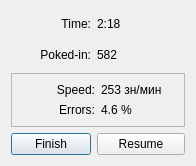
<?xml version="1.0" encoding="UTF-8"?>
<ui version="4.0">
 <class>ResultDlg</class>
 <widget class="QDialog" name="ResultDlg">
  <property name="geometry">
   <rect>
    <x>0</x>
    <y>0</y>
    <width>196</width>
    <height>166</height>
   </rect>
  </property>
  <property name="windowTitle">
   <string>Result</string>
  </property>
  <layout class="QVBoxLayout" name="verticalLayout_2">
   <item>
    <layout class="QGridLayout" name="gridLayout">
     <item row="0" column="0">
      <widget class="QLabel" name="label">
       <property name="text">
        <string>Time:</string>
       </property>
       <property name="alignment">
        <set>Qt::AlignRight|Qt::AlignTrailing|Qt::AlignVCenter</set>
       </property>
      </widget>
     </item>
     <item row="0" column="1" colspan="2">
      <widget class="QLabel" name="lblElapsed">
       <property name="text">
        <string>2:18</string>
       </property>
      </widget>
     </item>
     <item row="1" column="0">
      <widget class="QLabel" name="label_3">
       <property name="text">
        <string>Poked-in:</string>
       </property>
       <property name="alignment">
        <set>Qt::AlignRight|Qt::AlignTrailing|Qt::AlignVCenter</set>
       </property>
      </widget>
     </item>
     <item row="1" column="1" colspan="2">
      <widget class="QLabel" name="lblTyped">
       <property name="text">
        <string>582</string>
       </property>
      </widget>
     </item>
     <item row="2" column="0" colspan="3">
      <widget class="QFrame" name="frame">
       <property name="frameShape">
        <enum>QFrame::StyledPanel</enum>
       </property>
       <property name="frameShadow">
        <enum>QFrame::Raised</enum>
       </property>
       <layout class="QVBoxLayout" name="verticalLayout">
        <item>
         <layout class="QGridLayout" name="gridLayout_2">
          <item row="0" column="0">
           <widget class="QLabel" name="label_7">
            <property name="text">
             <string>Speed:</string>
            </property>
            <property name="alignment">
             <set>Qt::AlignRight|Qt::AlignTrailing|Qt::AlignVCenter</set>
            </property>
           </widget>
          </item>
          <item row="0" column="1">
           <widget class="QLabel" name="lblSpeed">
            <property name="text">
             <string>253 зн/мин</string>
            </property>
           </widget>
          </item>
          <item row="1" column="0">
           <widget class="QLabel" name="label_9">
            <property name="text">
             <string>Errors:</string>
            </property>
            <property name="alignment">
             <set>Qt::AlignRight|Qt::AlignTrailing|Qt::AlignVCenter</set>
            </property>
           </widget>
          </item>
          <item row="1" column="1">
           <widget class="QLabel" name="lblErrors">
            <property name="text">
             <string>4.6 %</string>
            </property>
           </widget>
          </item>
         </layout>
        </item>
       </layout>
      </widget>
     </item>
     <item row="3" column="0">
      <widget class="QPushButton" name="btnFinish">
       <property name="text">
        <string>Finish</string>
       </property>
      </widget>
     </item>
     <item row="3" column="1" colspan="2">
      <widget class="QPushButton" name="btnResume">
       <property name="text">
        <string>Resume</string>
       </property>
      </widget>
     </item>
    </layout>
   </item>
  </layout>
 </widget>
 <resources/>
 <connections>
  <connection>
   <sender>btnFinish</sender>
   <signal>clicked()</signal>
   <receiver>ResultDlg</receiver>
   <slot>finish()</slot>
   <hints>
    <hint type="sourcelabel">
     <x>69</x>
     <y>257</y>
    </hint>
    <hint type="destinationlabel">
     <x>255</x>
     <y>140</y>
    </hint>
   </hints>
  </connection>
  <connection>
   <sender>btnResume</sender>
   <signal>clicked()</signal>
   <receiver>ResultDlg</receiver>
   <slot>resume()</slot>
   <hints>
    <hint type="sourcelabel">
     <x>318</x>
     <y>257</y>
    </hint>
    <hint type="destinationlabel">
     <x>255</x>
     <y>140</y>
    </hint>
   </hints>
  </connection>
 </connections>
 <slots>
  <slot>finish()</slot>
  <slot>resume()</slot>
 </slots>
</ui>
